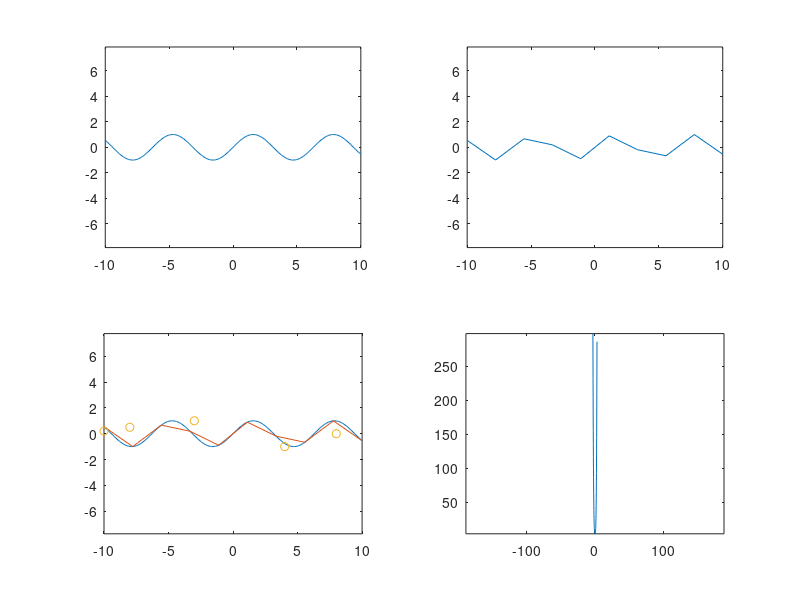

MATLAB code to generate this figure:
clear all                 % effacer toutes les variables précédantes
close all                 % fermer toutes les fenêtres précédantes
clc                       % effacer l'ecran du terminal


x1 = linspace(-10, 10, 200);
y1 = sin(x1);
%plot(x1, y1)
%axis equal

x2 = linspace(-10, 10, 10);
y2 = sin(x2);
%plot(x2, y2)
%axis equal

x3 = [-10, -8, -3, 4, 8];
y3 = [0.2, 0.5, 1, -1, 0];
%plot(x3, y3, 'o')
%axis equal

%plot(x1, y1, x2, y2, x3, y3, 'o')
%axis equal

P = [3, 0, 5, -2, 4];

a = 8;
b = polyval(P, a)

x4 = linspace(-3, 3, 60);
y4 = polyval(P, x4);
%plot(x5, y5)
%axis equal



figure

subplot(2, 2, 1)
plot(x1, y1)
axis equal

subplot(2, 2, 2)
plot(x2, y2)
axis equal

subplot(2, 2, 3)
plot(x1, y1, x2, y2, x3, y3, 'o')
axis equal

subplot(2, 2, 4)
plot(x4, y4)
axis equal
